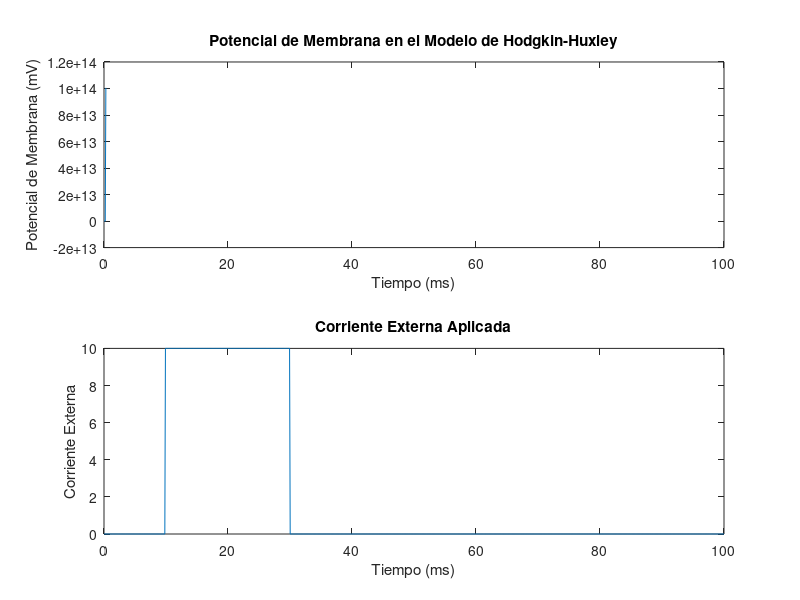

Here is the MATLAB script that generated this plot:
clear;
clc;


Cm = 1e-6; % Capacitancia de la membrana (F/cm^2)
gNa = 120e-3; % Conductancia máxima de sodio (S/cm^2)
gK = 36e-3; % Conductancia máxima de potasio (S/cm^2)
gL = 0.3e-3; % Conductancia máxima de fuga (S/cm^2)
ENa = 50e-3; % Potencial de equilibrio para sodio (V)
EK = -77e-3; % Potencial de equilibrio para potasio (V)
EL = -54.4e-3; % Potencial de equilibrio para fuga (V)


tSpan = [0, 100]; % Tiempo de simulación (ms)
t = linspace(tSpan(1), tSpan(2), 1000); % Arreglo de tiempo
dt = t(2) - t(1); % Incremento de tiempo
N = length(t); % Número de puntos en el tiempo


Iext = zeros(N, 1); % Corriente externa
Iext(100:300) = 10; % Estímulo aplicado entre 10 y 30 ms


u = -65 * ones(N, 1); % Potencial de membrana inicial (mV)
m = 0.05 * ones(N, 1); % Estado inicial de la puerta m
h = 0.6 * ones(N, 1); % Estado inicial de la puerta h
n = 0.32 * ones(N, 1); % Estado inicial de la puerta n


alpha_m = @(u) (2.5 - 0.1 * (u + 65)) ./ (exp(2.5 - 0.1 * (u + 65)) - 1);
beta_m = @(u) 4 * exp(-(u + 65) / 18);
alpha_h = @(u) 0.07 * exp(-(u + 65) / 20);
beta_h = @(u) 1 ./ (exp((30 - (u + 65)) / 10) + 1);
alpha_n = @(u) (0.01 * (u + 65 - 10)) ./ (exp((10 - (u + 65)) / 10) - 1);
beta_n = @(u) 0.125 * exp(-(u + 65) / 80);


for i = 1:N - 1
    
    INa = gNa * (m(i)^3) * h(i) * (u(i) - ENa);
    IK = gK * (n(i)^4) * (u(i) - EK);
    IL = gL * (u(i) - EL);
    
    
    dudt = (Iext(i) - INa - IK - IL) / Cm;
    
    
    u(i + 1) = u(i) + dudt * dt;
    
    m(i + 1) = m(i) + (alpha_m(u(i)) * (1 - m(i)) - beta_m(m(i))) * dt;
    h(i + 1) = h(i) + (alpha_h(u(i)) * (1 - h(i)) - beta_h(h(i))) * dt;
    n(i + 1) = n(i) + (alpha_n(u(i)) * (1 - n(i)) - beta_n(n(i))) * dt;
end


figure;
subplot(2, 1, 1);
plot(t, u);
xlabel('Tiempo (ms)');
ylabel('Potencial de Membrana (mV)');
title('Potencial de Membrana en el Modelo de Hodgkin-Huxley');

subplot(2, 1, 2);
plot(t, Iext);
xlabel('Tiempo (ms)');
ylabel('Corriente Externa');
title('Corriente Externa Aplicada');
